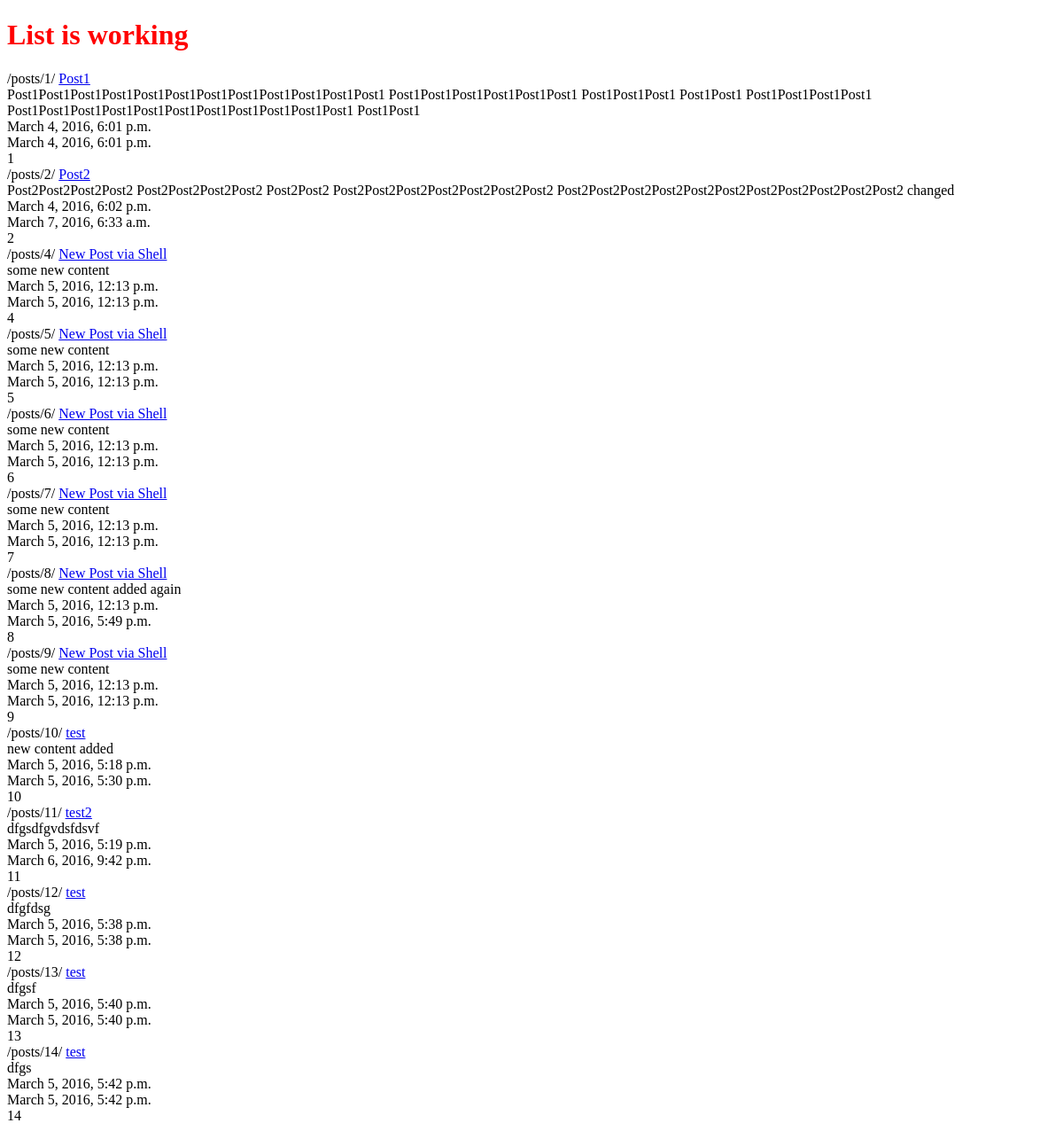
/posts/, run on an earlier commit of the app's database.
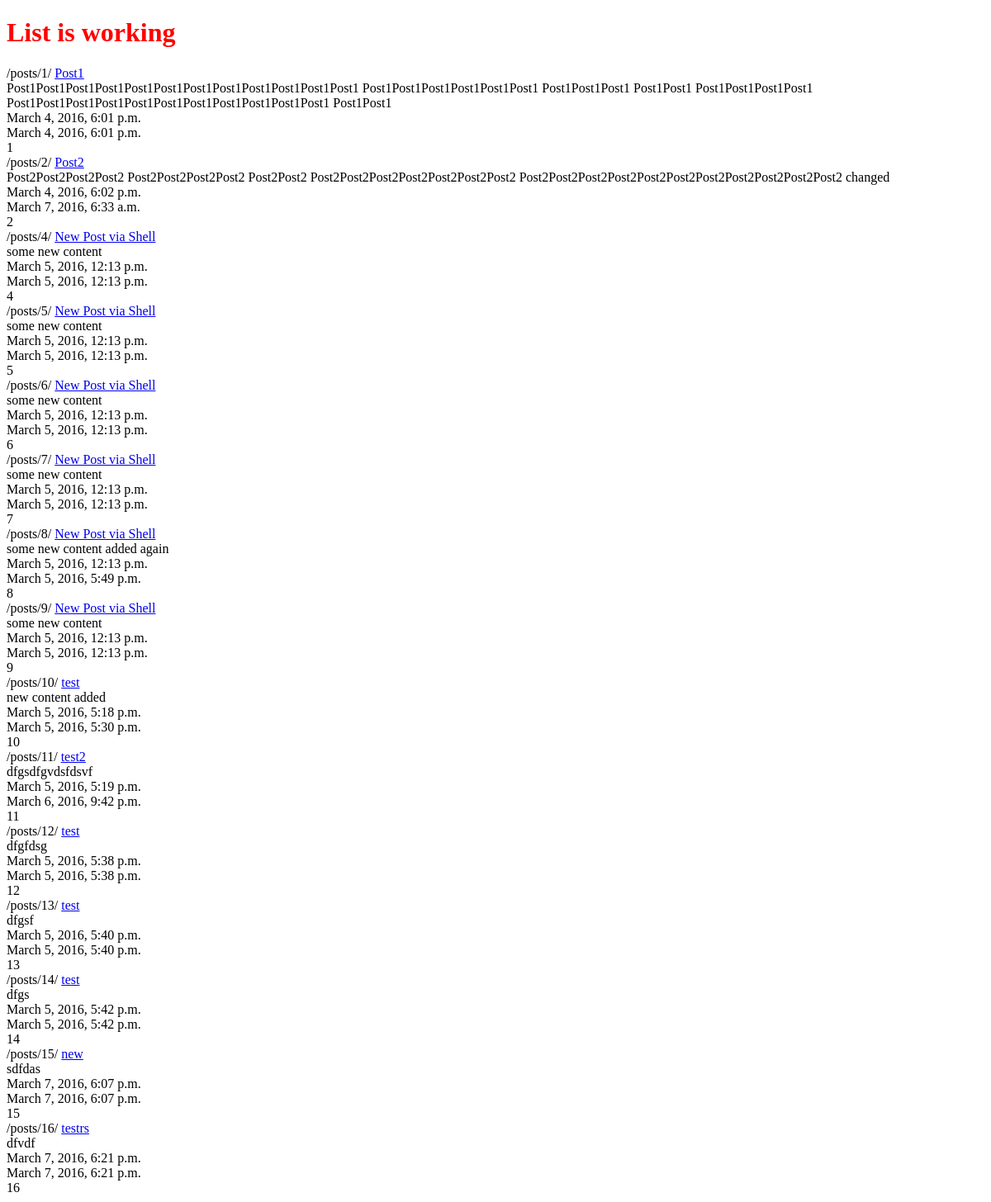
And on a later commit of the database.
### posts/models.py (models this page shows, shortened)
class Post(models.Model):
    title = models.CharField(max_length=120)
    content = models.TextField()
    timestamp = models.DateTimeField(auto_now=False, auto_now_add=True)
    updated = models.DateTimeField(auto_now=True, auto_now_add=False)
    def get_absolute_url(self):
        return reverse('posts:detail', kwargs={'id': self.id})

### posts/views.py (the view)
def post_list(request):
    queryset = Post.objects.all()
    context = {
            'title': 'List',
            'object_list': queryset
         }
    return render(request, "post_list.html", context)

### templates/post_list.html
{% include 'base.html' %}
{% block content %}
    <h1>{{ title }} is working</h1>
    {% for obj in object_list %}
        {% url 'posts:detail' id=obj.id %}
        <a href="{{ obj.get_absolute_url }}">{{ obj.title }}</a><br>
        {{ obj.content }}<br>
        {{ obj.timestamp }}<br>
        {{ obj.updated }}<br>
        {{ obj.id }}<br>
    {% endfor %}
{% endblock %}

### templates/base.html (shortened to what this page needs)
{% load staticfiles %}
<!DOCTYPE html>
<html lang="en">
<head>
    <link rel="stylesheet" href={% static 'css/base.css' %}>
</head>
<body>
</body>
</html>

### static/css/base.css (style rules this page uses)
h1 { color: #ff0000; }

What changed in the data, as far as the page shows it:
added Post: id "/posts/15/", title "new", content "sdfdas", timestamp "March 7, 2016, 6:07 p.m.", updated "March 7, 2016, 6:07 p.m.", id "15"
added Post: id "/posts/16/", title "testrs", content "dfvdf", timestamp "March 7, 2016, 6:21 p.m.", updated "March 7, 2016, 6:21 p.m.", id "16"
